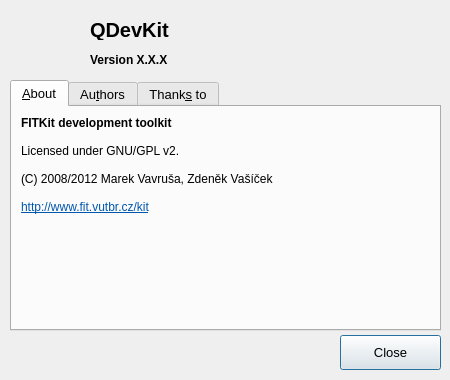
<?xml version="1.0" encoding="UTF-8"?>
<ui version="4.0">
 <class>AboutDialog</class>
 <widget class="QDialog" name="AboutDialog">
  <property name="windowModality">
   <enum>Qt::ApplicationModal</enum>
  </property>
  <property name="geometry">
   <rect>
    <x>0</x>
    <y>0</y>
    <width>450</width>
    <height>380</height>
   </rect>
  </property>
  <property name="sizePolicy">
   <sizepolicy hsizetype="Fixed" vsizetype="Fixed">
    <horstretch>0</horstretch>
    <verstretch>0</verstretch>
   </sizepolicy>
  </property>
  <property name="minimumSize">
   <size>
    <width>450</width>
    <height>380</height>
   </size>
  </property>
  <property name="maximumSize">
   <size>
    <width>550</width>
    <height>428</height>
   </size>
  </property>
  <property name="windowTitle">
   <string>About</string>
  </property>
  <property name="windowIcon">
   <iconset resource="../../icons/icons.qrc">
    <normaloff>:/icons/22x22/qdevkit.png</normaloff>:/icons/22x22/qdevkit.png</iconset>
  </property>
  <property name="modal">
   <bool>true</bool>
  </property>
  <widget class="QPushButton" name="btClose">
   <property name="geometry">
    <rect>
     <x>340</x>
     <y>335</y>
     <width>101</width>
     <height>35</height>
    </rect>
   </property>
   <property name="font">
    <font>
     <pointsize>10</pointsize>
     <weight>50</weight>
     <bold>false</bold>
     <kerning>false</kerning>
    </font>
   </property>
   <property name="text">
    <string>Close</string>
   </property>
   <property name="icon">
    <iconset resource="../../icons/icons.qrc">
     <normaloff>:/icons/22x22/bt-cancel.png</normaloff>:/icons/22x22/bt-cancel.png</iconset>
   </property>
   <property name="iconSize">
    <size>
     <width>16</width>
     <height>16</height>
    </size>
   </property>
   <property name="default">
    <bool>true</bool>
   </property>
  </widget>
  <widget class="QTabWidget" name="tabList">
   <property name="geometry">
    <rect>
     <x>10</x>
     <y>80</y>
     <width>431</width>
     <height>251</height>
    </rect>
   </property>
   <property name="font">
    <font>
     <pointsize>10</pointsize>
    </font>
   </property>
   <property name="tabShape">
    <enum>QTabWidget::Rounded</enum>
   </property>
   <property name="currentIndex">
    <number>0</number>
   </property>
   <property name="elideMode">
    <enum>Qt::ElideNone</enum>
   </property>
   <property name="usesScrollButtons">
    <bool>true</bool>
   </property>
   <widget class="QWidget" name="tabAbout">
    <attribute name="title">
     <string>&amp;About</string>
    </attribute>
    <layout class="QHBoxLayout" name="horizontalLayout">
     <item>
      <widget class="QLabel" name="lbDesc">
       <property name="text">
        <string>&lt;!DOCTYPE HTML PUBLIC &quot;-//W3C//DTD HTML 4.0//EN&quot; &quot;http://www.w3.org/TR/REC-html40/strict.dtd&quot;&gt;
&lt;html&gt;&lt;head&gt;&lt;meta name=&quot;qrichtext&quot; content=&quot;1&quot; /&gt;&lt;style type=&quot;text/css&quot;&gt;
p, li { white-space: pre-wrap; }
&lt;/style&gt;&lt;/head&gt;&lt;body style=&quot; font-family:'MS Shell Dlg 2'; font-size:10pt; font-weight:400; font-style:normal;&quot;&gt;
&lt;p style=&quot; margin-top:0px; margin-bottom:0px; margin-left:0px; margin-right:0px; -qt-block-indent:0; text-indent:0px;&quot;&gt;&lt;span style=&quot; font-family:'Bitstream Vera Sans'; font-size:9pt; font-weight:600;&quot;&gt;FITKit development toolkit&lt;/span&gt;&lt;/p&gt;
&lt;p style=&quot;-qt-paragraph-type:empty; margin-top:0px; margin-bottom:0px; margin-left:0px; margin-right:0px; -qt-block-indent:0; text-indent:0px; font-family:'Bitstream Vera Sans'; font-size:9pt;&quot;&gt;&lt;/p&gt;
&lt;p style=&quot; margin-top:0px; margin-bottom:0px; margin-left:0px; margin-right:0px; -qt-block-indent:0; text-indent:0px;&quot;&gt;&lt;span style=&quot; font-family:'Bitstream Vera Sans'; font-size:9pt;&quot;&gt;Licensed under GNU/GPL v2.&lt;/span&gt;&lt;/p&gt;
&lt;p style=&quot;-qt-paragraph-type:empty; margin-top:0px; margin-bottom:0px; margin-left:0px; margin-right:0px; -qt-block-indent:0; text-indent:0px; font-family:'Bitstream Vera Sans'; font-size:9pt;&quot;&gt;&lt;/p&gt;
&lt;p style=&quot; margin-top:0px; margin-bottom:0px; margin-left:0px; margin-right:0px; -qt-block-indent:0; text-indent:0px;&quot;&gt;&lt;span style=&quot; font-family:'Bitstream Vera Sans'; font-size:9pt;&quot;&gt;(C) 2008/2012 Marek Vavruša, Zdeněk Vašíček&lt;/span&gt;&lt;/p&gt;
&lt;p style=&quot;-qt-paragraph-type:empty; margin-top:0px; margin-bottom:0px; margin-left:0px; margin-right:0px; -qt-block-indent:0; text-indent:0px; font-family:'Bitstream Vera Sans'; font-size:9pt;&quot;&gt;&lt;/p&gt;
&lt;p style=&quot; margin-top:0px; margin-bottom:0px; margin-left:0px; margin-right:0px; -qt-block-indent:0; text-indent:0px;&quot;&gt;&lt;a href=&quot;http://www.fit.vutbr.cz/fitkit&quot;&gt;&lt;span style=&quot; font-family:'Bitstream Vera Sans'; font-size:9pt; text-decoration: underline; color:#0057ae;&quot;&gt;http://www.fit.vutbr.cz/kit&lt;/span&gt;&lt;/a&gt;&lt;/p&gt;&lt;/body&gt;&lt;/html&gt;</string>
       </property>
       <property name="textFormat">
        <enum>Qt::AutoText</enum>
       </property>
       <property name="alignment">
        <set>Qt::AlignLeading|Qt::AlignLeft|Qt::AlignTop</set>
       </property>
       <property name="wordWrap">
        <bool>false</bool>
       </property>
       <property name="margin">
        <number>10</number>
       </property>
       <property name="openExternalLinks">
        <bool>true</bool>
       </property>
      </widget>
     </item>
    </layout>
   </widget>
   <widget class="QWidget" name="tabAuthors">
    <attribute name="title">
     <string>Au&amp;thors</string>
    </attribute>
    <layout class="QVBoxLayout" name="verticalLayout">
     <item>
      <widget class="QScrollArea" name="saAuthors">
       <property name="frameShape">
        <enum>QFrame::NoFrame</enum>
       </property>
       <property name="frameShadow">
        <enum>QFrame::Plain</enum>
       </property>
       <property name="widgetResizable">
        <bool>true</bool>
       </property>
       <widget class="QWidget" name="saAuthorsWidget">
        <property name="geometry">
         <rect>
          <x>0</x>
          <y>0</y>
          <width>407</width>
          <height>204</height>
         </rect>
        </property>
        <layout class="QVBoxLayout" name="verticalLayout_2">
         <item>
          <widget class="QLabel" name="lbAuthors">
           <property name="autoFillBackground">
            <bool>false</bool>
           </property>
           <property name="text">
            <string>&lt;!DOCTYPE HTML PUBLIC &quot;-//W3C//DTD HTML 4.0//EN&quot; &quot;http://www.w3.org/TR/REC-html40/strict.dtd&quot;&gt;
&lt;html&gt;&lt;head&gt;&lt;meta name=&quot;qrichtext&quot; content=&quot;1&quot; /&gt;&lt;style type=&quot;text/css&quot;&gt;
p, li { white-space: pre-wrap; }
&lt;/style&gt;&lt;/head&gt;&lt;body style=&quot; font-family:'MS Shell Dlg 2'; font-size:10pt; font-weight:400; font-style:normal;&quot;&gt;
&lt;p style=&quot; margin-top:0px; margin-bottom:0px; margin-left:0px; margin-right:0px; -qt-block-indent:0; text-indent:0px;&quot;&gt;&lt;span style=&quot; font-family:'Bitstream Vera Sans';&quot;&gt;Please use &lt;/span&gt;&lt;a href=&quot;http://merlin.fit.vutbr.cz/FITkit/forum.html&quot;&gt;&lt;span style=&quot; text-decoration: underline; color:#0000ff;&quot;&gt;FITkit forum&lt;/span&gt;&lt;/a&gt;&lt;span style=&quot; font-family:'Bitstream Vera Sans';&quot;&gt; to report bugs.&lt;/span&gt;&lt;/p&gt;
&lt;p style=&quot;-qt-paragraph-type:empty; margin-top:0px; margin-bottom:0px; margin-left:0px; margin-right:0px; -qt-block-indent:0; text-indent:0px; font-family:'Bitstream Vera Sans';&quot;&gt;&lt;/p&gt;
&lt;p style=&quot; margin-top:0px; margin-bottom:0px; margin-left:0px; margin-right:0px; -qt-block-indent:0; text-indent:0px;&quot;&gt;&lt;span style=&quot; font-family:'Bitstream Vera Sans';&quot;&gt;Marek Vavruša&lt;/span&gt;&lt;/p&gt;
&lt;p style=&quot; margin-top:0px; margin-bottom:0px; margin-left:0px; margin-right:0px; -qt-block-indent:0; text-indent:0px;&quot;&gt;&lt;span style=&quot; font-family:'Bitstream Vera Sans';&quot;&gt;   &lt;/span&gt;&lt;a href=&quot;mailto:marek@vavrusa.com&quot;&gt;&lt;span style=&quot; font-family:'Bitstream Vera Sans'; text-decoration: underline; color:#0057ae;&quot;&gt;marek@vavrusa.com&lt;/span&gt;&lt;/a&gt;&lt;/p&gt;
&lt;p style=&quot; margin-top:0px; margin-bottom:0px; margin-left:0px; margin-right:0px; -qt-block-indent:0; text-indent:0px;&quot;&gt;&lt;span style=&quot; font-family:'Bitstream Vera Sans';&quot;&gt;   Maintainer and developer&lt;/span&gt;&lt;/p&gt;
&lt;p style=&quot;-qt-paragraph-type:empty; margin-top:0px; margin-bottom:0px; margin-left:0px; margin-right:0px; -qt-block-indent:0; text-indent:0px; font-family:'Bitstream Vera Sans';&quot;&gt;&lt;/p&gt;
&lt;p style=&quot; margin-top:0px; margin-bottom:0px; margin-left:0px; margin-right:0px; -qt-block-indent:0; text-indent:0px;&quot;&gt;&lt;span style=&quot; font-family:'Bitstream Vera Sans';&quot;&gt;Zdeněk Vašíček&lt;/span&gt;&lt;/p&gt;
&lt;p style=&quot; margin-top:0px; margin-bottom:0px; margin-left:0px; margin-right:0px; -qt-block-indent:0; text-indent:0px;&quot;&gt;&lt;span style=&quot; font-family:'Bitstream Vera Sans';&quot;&gt;   &lt;/span&gt;&lt;a href=&quot;mailto:vasicek@fit.vutbr.cz&quot;&gt;&lt;span style=&quot; font-family:'Bitstream Vera Sans'; text-decoration: underline; color:#0057ae;&quot;&gt;vasicek@fit.vutbr.cz&lt;/span&gt;&lt;/a&gt;&lt;/p&gt;
&lt;p style=&quot; margin-top:0px; margin-bottom:0px; margin-left:0px; margin-right:0px; -qt-block-indent:0; text-indent:0px;&quot;&gt;&lt;span style=&quot; font-family:'Bitstream Vera Sans';&quot;&gt;   Maintainer and developer&lt;/span&gt;&lt;/p&gt;&lt;/body&gt;&lt;/html&gt;</string>
           </property>
           <property name="scaledContents">
            <bool>true</bool>
           </property>
           <property name="alignment">
            <set>Qt::AlignLeading|Qt::AlignLeft|Qt::AlignTop</set>
           </property>
           <property name="wordWrap">
            <bool>false</bool>
           </property>
           <property name="indent">
            <number>0</number>
           </property>
           <property name="openExternalLinks">
            <bool>true</bool>
           </property>
           <property name="textInteractionFlags">
            <set>Qt::LinksAccessibleByMouse</set>
           </property>
          </widget>
         </item>
        </layout>
       </widget>
      </widget>
     </item>
    </layout>
   </widget>
   <widget class="QWidget" name="tabThanks">
    <attribute name="title">
     <string>Thank&amp;s to</string>
    </attribute>
    <layout class="QVBoxLayout" name="verticalLayout_3">
     <item>
      <widget class="QScrollArea" name="saThanks">
       <property name="frameShape">
        <enum>QFrame::NoFrame</enum>
       </property>
       <property name="widgetResizable">
        <bool>true</bool>
       </property>
       <widget class="QWidget" name="saThanksWidget">
        <property name="geometry">
         <rect>
          <x>0</x>
          <y>0</y>
          <width>407</width>
          <height>204</height>
         </rect>
        </property>
        <layout class="QVBoxLayout" name="verticalLayout_4">
         <item>
          <widget class="QLabel" name="lbThanks">
           <property name="text">
            <string>&lt;!DOCTYPE HTML PUBLIC &quot;-//W3C//DTD HTML 4.0//EN&quot; &quot;http://www.w3.org/TR/REC-html40/strict.dtd&quot;&gt;
&lt;html&gt;&lt;head&gt;&lt;meta name=&quot;qrichtext&quot; content=&quot;1&quot; /&gt;&lt;style type=&quot;text/css&quot;&gt;
p, li { white-space: pre-wrap; }
&lt;/style&gt;&lt;/head&gt;&lt;body style=&quot; font-family:'Bitstream Vera Sans'; font-size:10pt; font-weight:400; font-style:normal;&quot;&gt;
&lt;p style=&quot; margin-top:0px; margin-bottom:0px; margin-left:0px; margin-right:0px; -qt-block-indent:0; text-indent:0px;&quot;&gt;Jan Vavruša&lt;/p&gt;
&lt;p style=&quot; margin-top:0px; margin-bottom:0px; margin-left:0px; margin-right:0px; -qt-block-indent:0; text-indent:0px;&quot;&gt;    &lt;a href=&quot;mailto:jan@vavrusa.com&quot;&gt;&lt;span style=&quot; text-decoration: underline; color:#0057ae;&quot;&gt;jan@vavrusa.com&lt;/span&gt;&lt;/a&gt;&lt;/p&gt;
&lt;p style=&quot; margin-top:0px; margin-bottom:0px; margin-left:0px; margin-right:0px; -qt-block-indent:0; text-indent:0px;&quot;&gt;    Application graphics&lt;/p&gt;
&lt;p style=&quot;-qt-paragraph-type:empty; margin-top:0px; margin-bottom:0px; margin-left:0px; margin-right:0px; -qt-block-indent:0; text-indent:0px;&quot;&gt;&lt;/p&gt;
&lt;p style=&quot; margin-top:0px; margin-bottom:0px; margin-left:0px; margin-right:0px; -qt-block-indent:0; text-indent:0px;&quot;&gt;Oxygen team&lt;/p&gt;
&lt;p style=&quot; margin-top:0px; margin-bottom:0px; margin-left:0px; margin-right:0px; -qt-block-indent:0; text-indent:0px;&quot;&gt;    &lt;a href=&quot;http://www.oxygen-icons.org/&quot;&gt;&lt;span style=&quot; text-decoration: underline; color:#0057ae;&quot;&gt;www.oxygen-icons.org&lt;/span&gt;&lt;/a&gt;&lt;/p&gt;
&lt;p style=&quot; margin-top:0px; margin-bottom:0px; margin-left:0px; margin-right:0px; -qt-block-indent:0; text-indent:0px;&quot;&gt;    Application iconset&lt;/p&gt;&lt;/body&gt;&lt;/html&gt;</string>
           </property>
           <property name="scaledContents">
            <bool>false</bool>
           </property>
           <property name="alignment">
            <set>Qt::AlignLeading|Qt::AlignLeft|Qt::AlignTop</set>
           </property>
           <property name="wordWrap">
            <bool>true</bool>
           </property>
          </widget>
         </item>
        </layout>
       </widget>
      </widget>
     </item>
    </layout>
   </widget>
  </widget>
  <widget class="QLabel" name="lbIcon">
   <property name="geometry">
    <rect>
     <x>10</x>
     <y>0</y>
     <width>71</width>
     <height>71</height>
    </rect>
   </property>
   <property name="text">
    <string/>
   </property>
   <property name="pixmap">
    <pixmap resource="../../icons/icons.qrc">:/icons/64x64/qdevkit.png</pixmap>
   </property>
  </widget>
  <widget class="QLabel" name="lbHeading">
   <property name="geometry">
    <rect>
     <x>90</x>
     <y>20</y>
     <width>201</width>
     <height>20</height>
    </rect>
   </property>
   <property name="font">
    <font>
     <pointsize>15</pointsize>
     <weight>75</weight>
     <bold>true</bold>
    </font>
   </property>
   <property name="text">
    <string>QDevKit</string>
   </property>
  </widget>
  <widget class="QLabel" name="lbVersion">
   <property name="geometry">
    <rect>
     <x>90</x>
     <y>50</y>
     <width>201</width>
     <height>20</height>
    </rect>
   </property>
   <property name="font">
    <font>
     <weight>75</weight>
     <bold>true</bold>
    </font>
   </property>
   <property name="text">
    <string>Version X.X.X</string>
   </property>
  </widget>
 </widget>
 <resources>
  <include location="../../icons/icons.qrc"/>
  <include location="../../icons/icons.qrc"/>
  <include location="../../icons/icons.qrc"/>
  <include location="../../icons/icons.qrc"/>
  <include location="../../icons/icons.qrc"/>
  <include location="../../icons/icons.qrc"/>
  <include location="../../icons/icons.qrc"/>
  <include location="../../icons/icons.qrc"/>
 </resources>
 <connections>
  <connection>
   <sender>btClose</sender>
   <signal>clicked()</signal>
   <receiver>AboutDialog</receiver>
   <slot>accept()</slot>
   <hints>
    <hint type="sourcelabel">
     <x>230</x>
     <y>287</y>
    </hint>
    <hint type="destinationlabel">
     <x>142</x>
     <y>156</y>
    </hint>
   </hints>
  </connection>
 </connections>
</ui>
